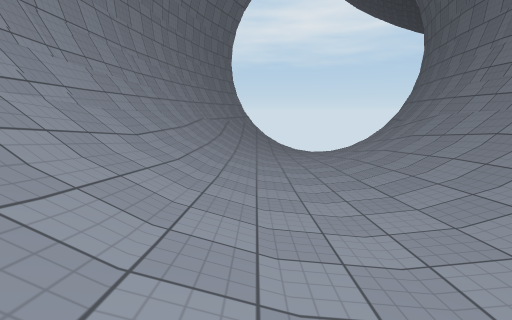
View 1 (above)

12 first-person views from a walk through a 3-D level made in the Unity game engine. The camera is 1.3 m above the floor, tilts 10° down and sees 85° across. The floor is counted in squares, 1 m on a side. Each view is taken from the middle of a square. On the plan, view 1 faces up. The plan holds only what a view shows up to about 13 squares ahead; the rest is blank. The place goes on beyond the plan. The player is left out. Surface patterns are stand-ins for the level's own textures.

View 2
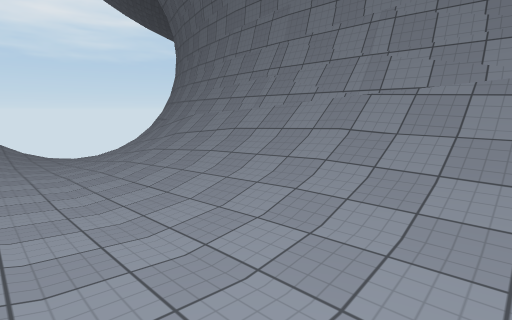

View 3
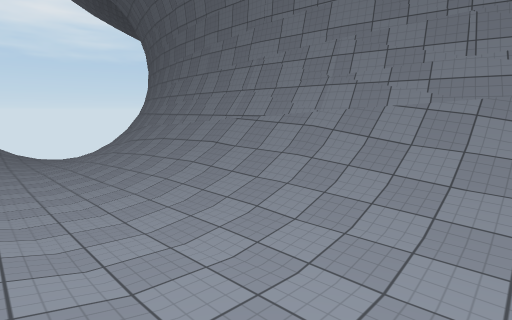

View 4
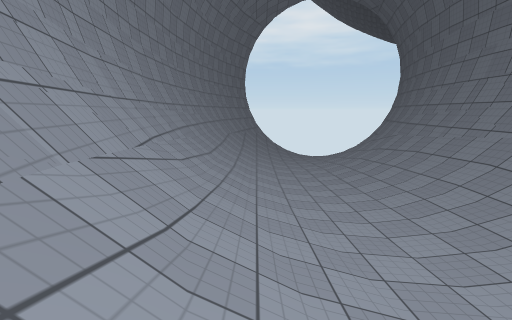

View 5
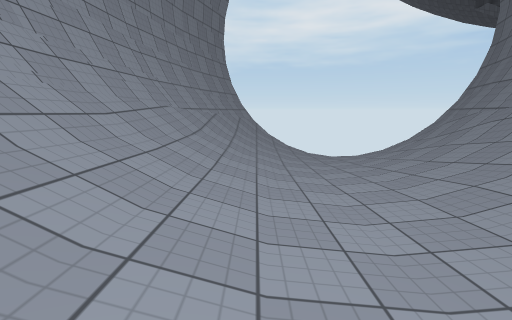

View 6
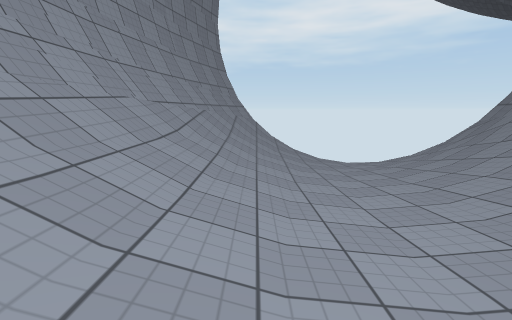

View 7
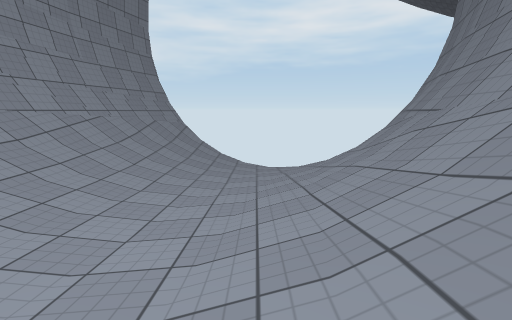

View 8
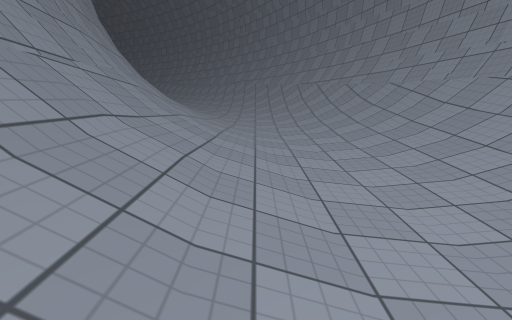

View 9
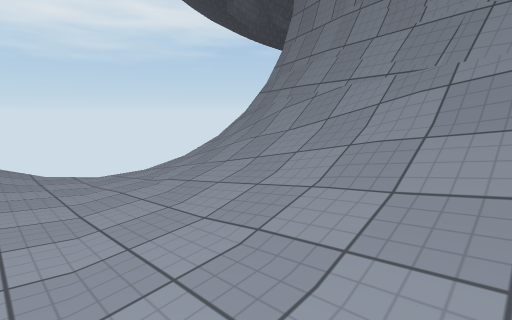

View 10
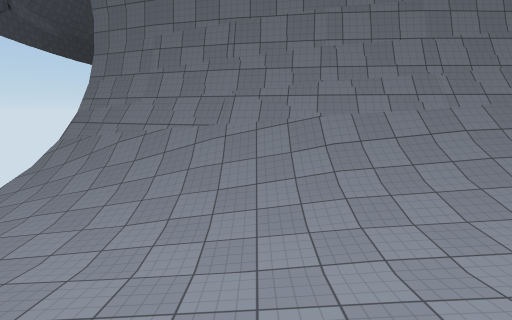

View 11
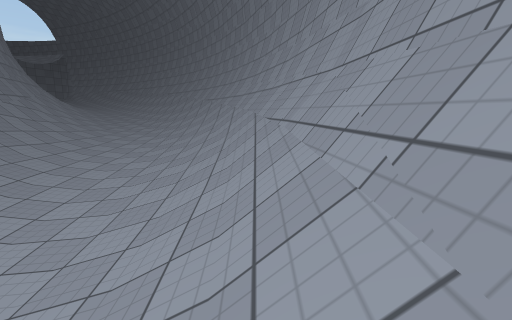

View 12
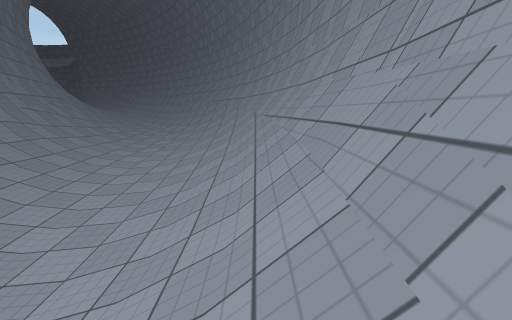

### Floor plan
Key: @ floor where view 1 was taken; # wall or solid block; . main floor; : floor 0.25 m higher than the main floor; - floor 0.25 m lower than the main floor; + floor 0.5 m higher than the main floor; _ floor 0.5 m lower than the main floor; * floor 0.75 m higher than the main floor; < floor 0.75 m lower than the main floor; ( floor 1 m lower than the main floor; ! floor 1.25 m lower than the main floor; ? floor 1.5 m lower than the main floor; / step, stairs or slope; = window, fence, low wall or low ledge; O other object.
Columns run from 5 left of view 1 to 11 right of it. Each row starts with its distance up from view 1.
 22   ##////!??/  O
 21   #=////!!!////##
 20   #=///(!!(///O##
 19  ##////(((////=#
 18  ##///<(((///O##
 17  #=///<(((///O##
 16  #=//_<((<///=#
 15  #=///<<<////=#
 14  #////<<<////##
 13  #////_<_////##
 12  #////___////#
 11 ##////___///=#
 10 ##////__-///=#
  9 #=///--_-///=#
  8 #=///----///=#
  7 #=///.--.///=#
  6 #=///.--.///=#
  5 #=////...///=#
  4 ##////...///=#
  3 ##////...///=#
  2  #////...////#
  1  #////:.:////##
  0  #///@:::////##
 -1  #=///:::////=#
 -2  #=///+:++*//=#
 -3  #=////+++////##
 -4  ##////+++////##
 -5  ##////+++*///=#

Where each view was taken, in squares from view 1:
view 1: 0 up, 0 right, facing up
view 2: 0 up, 0 right, facing up-right
view 3: 5 down, 0 right, facing up-right
view 4: 5 down, 1 left, facing up
view 5: 6 up, 0 right, facing up
view 6: 9 up, 0 right, facing up
view 7: 9 up, 4 right, facing up
view 8: 7 up, 4 right, facing down
view 9: 13 up, 2 right, facing up-right
view 10: 13 up, 2 left, facing right
view 11: 8 up, 3 left, facing down
view 12: 11 up, 3 left, facing down
